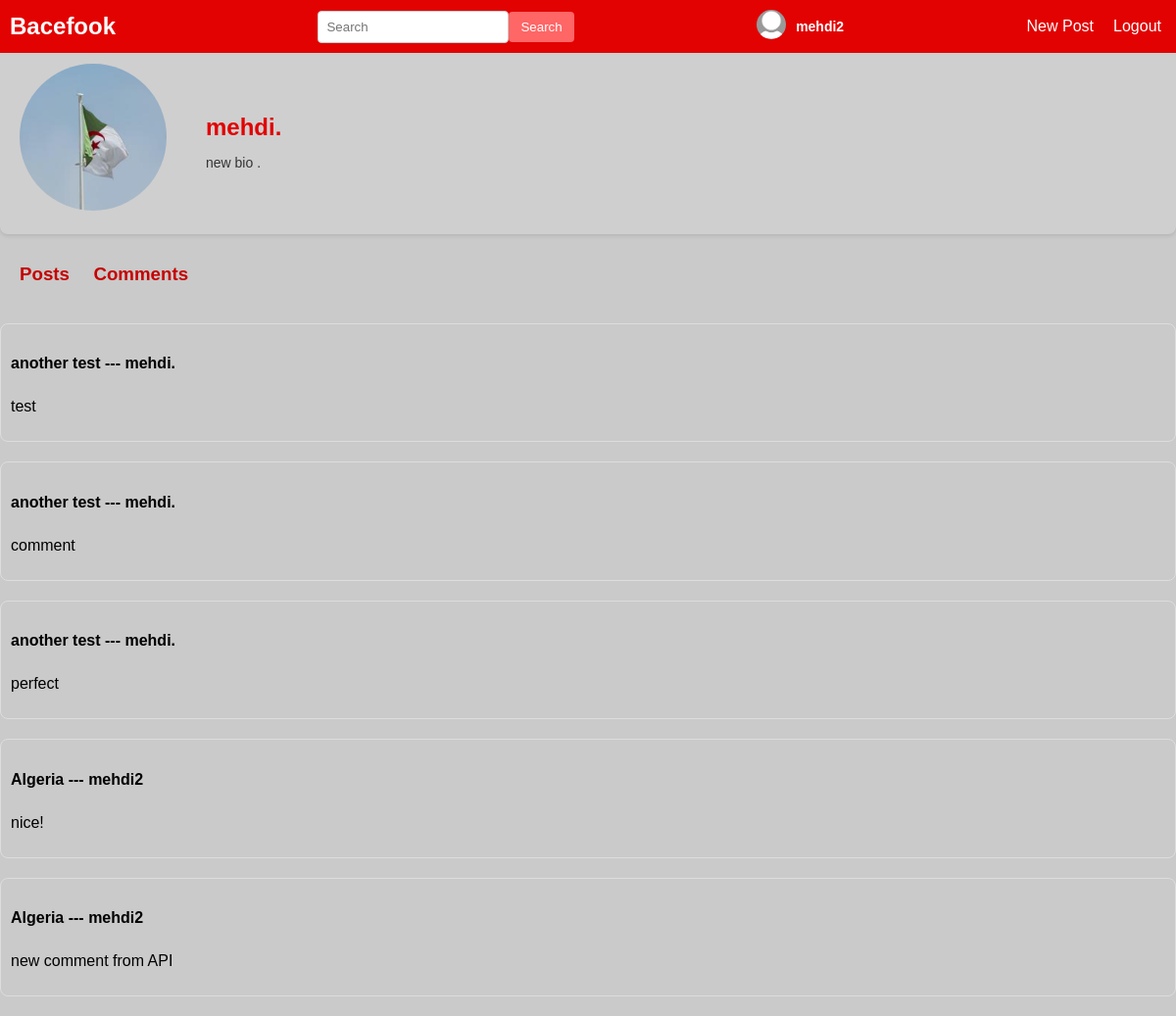
The app's page /profile/comments/mehdi. (signed in) with its own data.
### users/models.py (models this page shows, shortened)
class Profile(models.Model):
    user = models.OneToOneField(User , on_delete=models.CASCADE , related_name='profile')
    bio = models.CharField(max_length=850 , null=True , blank=True)
    pfp = models.ImageField(upload_to='profile-pictures' , default ='default.jpg' )

### blog/models.py (models this page shows, shortened)
class Comment(models.Model):
    related_post = models.ForeignKey(Post, on_delete=models.CASCADE , related_name='comments')
    author = models.ForeignKey(User, on_delete=models.CASCADE , related_name='comments')
    comment = models.CharField(max_length=5500)

class Post(models.Model):
    author = models.ForeignKey(User , on_delete=models.CASCADE , related_name='posts')
    title = models.CharField(max_length=80)
    content = models.CharField(max_length=3000 )
    image = models.ImageField(upload_to='posts-images' , blank=True , null=True)
    date_posted = models.DateTimeField(auto_now_add=True)
    liked_by = models.ManyToManyField(User, related_name='likes' , blank=True )

### users/views.py (the view)
# urls.py: path('profile/comments/<str:user_name>' , profileC , name='profile-C'),
def profileC(request , user_name):
    _user = User.objects.get(username=user_name)
    profile = Profile.objects.get(user=_user)
    user_comments = _user.comments.all()
    return render(request , 'users/profileC.html' , {'profile':profile , 'user_comments':user_comments})

### users/templates/users/profileC.html (shortened to what this page needs)
{% extends 'blog/base.html' %}
{% block content %}
<div class="profile-container">
    <div class="profile-picture">
        <img src="{{profile.pfp.url}}" alt="Profile Picture">
    </div>
    <div class="profile-details">
        <h2 class="username">{{profile.user.username}}</h2>
        <p class="bio">{{profile.bio}}</p>
    </div>
</div>
<a href="{% url 'profile' profile.user.username %}" class="post-link"><h3 class="profile-content-h3">Posts</h3></a>
<a href="{% url 'profile-C' profile.user.username %}" class="post-link"><h3 class="profile-content-h3">Comments</h3></a>
{% for comment in user_comments %}
<div class="profile-user-posts">
    <a href="{% url 'post' comment.related_post.id %}" class="post-link">
    <div class="profile-post">
        <div class="profile-post-content">
            <div class="profile-post-user-info">
                <h4>{{comment.related_post.title }} --- {{comment.related_post.author}}</h4>
            </div>
            <p class="profile-post-text">{{comment.comment}}</p>
        </div>
    </div>
    </a>
</div>
{% empty %}
<div class="profile-user-posts">
    <h3>No Comments</h3>
</div>
{% endfor %}
{% endblock %}

### blog/templates/blog/base.html (shortened to what this page needs)
{% load static %}
<!DOCTYPE html>
<html lang="en">
<head>
    <link rel="stylesheet" href="{% static 'styles/base-style.css' %}">
</head>
<body>
    <div class="navbar">
        <a class="logo" href="/">Bacefook</a>
        {% if user.is_authenticated %}
        <form class="search-form">
            <input type="text" placeholder="Search">
            <button type="submit">Search</button>
        </form>
        <a href="{% url 'profile' user.username %}" class="post-link">
        <div class="user-info">
            <div class="user-profile-picture">
                <img src="{{user.profile.pfp.url}}" alt="User Profile Picture">
            </div>
            <div class="user-username">{{user.username}}</div>
        </div>
        </a>
        <ul class="nav-links">
            <li><a href="{% url 'new-post' %}">New Post</a></li>
            <li><a href="{% url 'logout' %}">Logout</a></li>
        </ul>
        {% endif %}
    </div>
    {% block content %}{% endblock content %}
</body>
</html>

### static/styles/base-style.css (style rules this page uses)
body { font-family: Arial, sans-serif; margin: 0; padding: 0; padding-top: 45px; background-color: rgba(124, 127, 124, 0.407); }
.navbar { background-color: #e20202; padding: 10px; display: flex; justify-content: space-between; align-items: center; color: white; position: fixed; top: 0; width: 100%; z-index: 1000; }
.user-info { display: flex; align-items: center; }
.user-profile-picture img { width: 30px; height: 30px; border-radius: 50%; object-fit: cover; margin-right: 10px; }
.user-username { color: white; font-size: 14px; font-weight: bold; }
.logo { font-size: 24px; font-weight: bold; text-decoration: none; color: white; }
.nav-links { list-style-type: none; margin: 0; padding: 0; display: flex; gap: 20px; margin-right: 25px; }
.nav-links a { text-decoration: none; color: white; transition: color 0.3s; }
.search-form { margin-left: auto; display: flex; align-items: center; margin-left: 20px; }
.search-form input[type="text"] { padding: 8px; border: 1px solid #ccc; border-radius: 4px; }
.search-form button { background-color: #FF6666; color: white; border: none; padding: 8px 12px; border-radius: 4px; cursor: pointer; transition: background-color 0.3s; }
.profile-container { display: flex; align-items: center; padding: 20px; background-color: rgba(255, 255, 255, 0.1); border-radius: 8px; box-shadow: 0 2px 4px rgba(0, 0, 0, 0.1); }
.profile-picture img { width: 150px; height: 150px; border-radius: 50%; object-fit: cover; margin-right: 40px; }
.profile-details .username { font-size: 24px; margin-bottom: 10px; color: #e20202; }
.profile-details .bio { font-size: 14px; color: #343434; }
.username { font-size: 14px; font-weight: bold; color: rgb(0, 0, 0); }
.post-link { text-decoration: none; }
.profile-content-h3 { margin-top: 30px; margin-left: 20px; color: rgb(198, 0, 0); display: inline-block; }
.profile-user-posts { margin-top: 20px; }
.profile-post { display: flex; align-items: center; border: 1px solid #ddd; padding: 10px; border-radius: 8px; margin-bottom: 20px; }
.profile-post-content { flex: 1; }
.profile-post-user-info { display: flex; align-items: center; color: black; }
.profile-post-text { margin-top: 5px; color: black; }

### records on screen
Profile: pfp (picture), user.username "mehdi.", bio "new bio ."
Comment: related_post "another test", related_post.author "mehdi.", comment "test"
Comment: related_post "another test", related_post.author "mehdi.", comment "comment"
Comment: related_post "another test", related_post.author "mehdi.", comment "perfect"
Comment: related_post "Algeria", related_post.author "mehdi2", comment "nice!"
Comment: related_post "Algeria", related_post.author "mehdi2", comment "new comment from API"

### other values on screen
{{ user.username }} "mehdi2"
